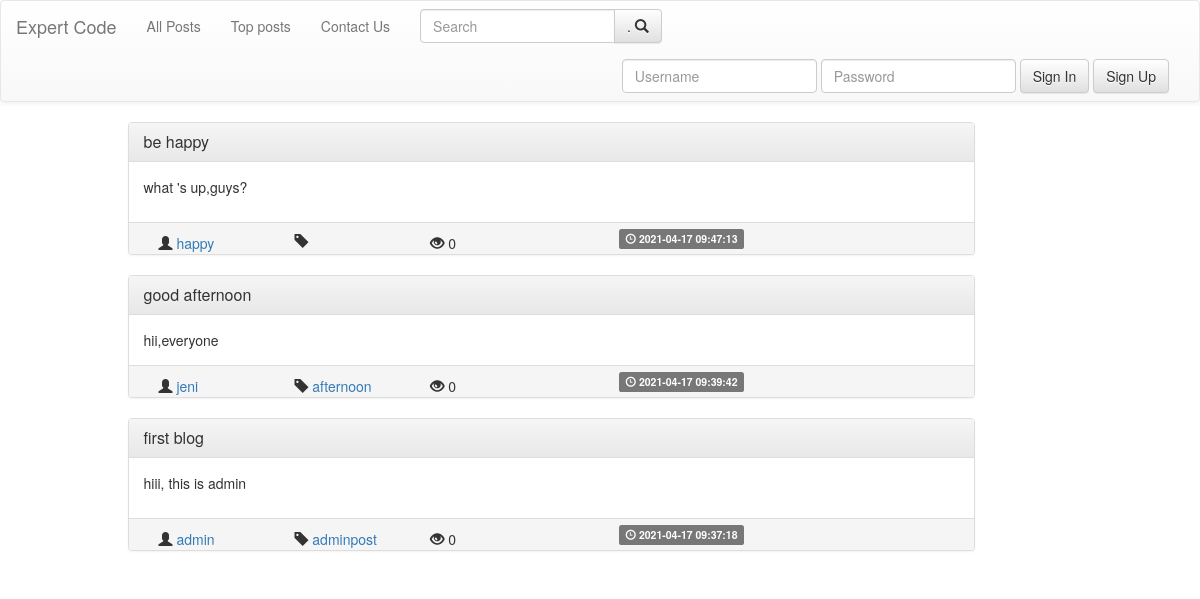
Page /posts/posts.php on the committed database.
### tables this page shows
CREATE TABLE `posts` (
  `postID` int(11) NOT NULL,
  `postTitle` varchar(200) NOT NULL,
  `postDesc` varchar(10000) NOT NULL,
  `postTime` timestamp NOT NULL DEFAULT current_timestamp() ON UPDATE current_timestamp(),
  `postTag` varchar(40) NOT NULL,
  `postAuthor` varchar(40) NOT NULL
);

### include/url_posts.php (called while the page is built, shortened)
<?php
$index_url='../index.php';
$posts_url='posts.php';
$top_posts_url='../posts/topposts.php';
$login_url='../users/login.php';
$register_url='../users/register.php';
$search_url='../posts/search.php';
$contact_us_url='../users/contact_us.php';
include("../include/navbar.php");
include("../include/bootstrap_cdn.php");
?>

### include/algos.php (called while the page is built, shortened)
<?php
return 0;
?>
<?php
function showViews($id , $author)  {
  include("../db/dbconnect.php");
  $query="SELECT *
          FROM user_post
          WHERE postID='$id'
          ";
  $result=mysqli_query($conn , $query);
  if($result) {
      if(mysqli_num_rows($result)==1) {
        while($row=mysqli_fetch_assoc($result)) {
            return $row['postViews'];
        }
      } else {
        return 0;
      }
  }
  return 0;
}
?>

### include/frame_post.php (the view, shortened to what this page needs)
<?php
	include_once("bootstrap_cdn.php");
?>
<div class="container">
		<div class="row">
			<div class="col-md-9 col-md-offset-1">
			<div class="panel panel-default">
		  		<div class="panel-heading">
		    		<h3 class="panel-title">
		    			<a href=<?php echo "post.php?id="; echo $id; ?> ><?php echo $title; ?></a>
		    		</h3>
		  		</div>
		  		<div class="panel-body">
						<?php
							echo $desc;
		    		?>
		  		</div>
		  		<div class="panel-footer">
						<span class="col-sm-2">
				  			<span class="glyphicon glyphicon-user" aria-hidden="true"></span>
				  			<a href=<?php echo "../users/profile.php?user="; echo $author; ?> >
										<?php echo $author?>
				  			</a>
					</span>
					<span class="col-sm-2">
							<span class="glyphicon glyphicon-tag" aria-hidden="true"></span>
			  			<a href=<?php echo "post.php?tags="; echo $tags; ?> >
									<?php echo $tags;?>
			  			</a>
					</span>
						<span class="col-sm-3">
							<?php
								 if(isset($views)) {
									 echo "<span class='glyphicon glyphicon-eye-open' aria-hidden='true'></span>"." ".$views;
								 }
							?>
						</span>
		  			<span class="label label-default">
							<span class="glyphicon glyphicon-time" aria-hidden="true"></span> <?php echo $time ?>
						</span>
		  		</div>
			</div>
		</div>
		</div>
</div>

### include/navbar.php (shortened to what this page needs)
<nav class="navbar navbar-default">
  <div class="container-fluid">
    <div class="navbar-header">
      <a class="navbar-brand" href= <?php echo "$index_url" ?> >Expert Code</a>
    </div>
    <div class="collapse navbar-collapse" id="bs-example-navbar-collapse-1">
      <ul class="nav navbar-nav">
        <li><a href=<?php echo $posts_url; ?> >
          All Posts
        </a></li>
        <li><a href=<?php echo $top_posts_url; ?>  >Top posts</a></li>
        <li><a href=<?php echo $contact_us_url; ?>  >Contact Us</a></li>
      </ul>
         <form class="navbar-form pull-left" role="search" action=<?php echo $search_url; ?> method="post">
            <div class="input-group">
               <input type="text" class="form-control" placeholder="Search" name="q">
               <div class="input-group-btn">
                  <button type="submit" class="btn btn-default" name="submit"> .
                    <span class="glyphicon glyphicon-search"></span>
                  </button>
               </div>
            </div>
          </form>
      <ul class="nav navbar-nav navbar-right">
       <?php
            if(!isset($_SESSION['username'])) {
                include("loginform.php");
              }
            else {
                include("userdetail.php");
              }
       ?>
      </ul>
    </div>
  </div>
</nav>

### include/loginform.php
<form class="navbar-form navbar-left" action=<?php echo $login_url; ?> method="POST">
        <div class="form-group">
          	<input type="text" class="form-control" placeholder="Username" name="username">
        </div>
        <div class="form-group">
          	<input type="password" class="form-control" placeholder="Password" name="password">
        </div>
        <button type="submit" class="btn btn-default" name="submit">Sign In</button>
        <a href=<?php echo $register_url; ?> class="btn btn-default">Sign Up</a>
 </form>

### include/bootstrap_cdn.php (shortened to what this page needs)
<html>
<head>
<link rel="stylesheet" href="https://maxcdn.bootstrapcdn.com/bootstrap/3.3.5/css/bootstrap.min.css">
<link rel="stylesheet" href="https://maxcdn.bootstrapcdn.com/bootstrap/3.3.5/css/bootstrap-theme.min.css">
</head>
</html>

### posts/posts.php (shortened to what this page needs)
<?php
include("../include/url_posts.php");
include_once("../include/algos.php");
 ?>
<?php
	$query="SELECT * FROM posts ORDER BY postTime DESC";
	$result=mysqli_query($conn , $query);
	if(mysqli_num_rows($result) > 0) {
		while($post=mysqli_fetch_assoc($result)) {
					$id=$post['postID'];
					$title=$post['postTitle'];
					$desc=$post['postDesc'];
					$tags=$post['postTag'];
					$author=$post['postAuthor'];
					$time=$post['postTime'];
          $views=showViews($id,$author);
					include("../include/frame_post.php");
		}
	}
?>

### rows in the picture
posts: postTitle "be happy", postDesc "what 's up,guys?", postAuthor "happy", views "0", postTime "2021-04-17 09:47:13"
posts: postTitle "good afternoon", postDesc "hii,everyone", postAuthor "jeni", postTag "afternoon", views "0", postTime "2021-04-17 09:39:42"
posts: postTitle "first blog", postDesc "hiii, this is admin", postAuthor "admin", postTag "adminpost", views "0", postTime "2021-04-17 09:37:18"
